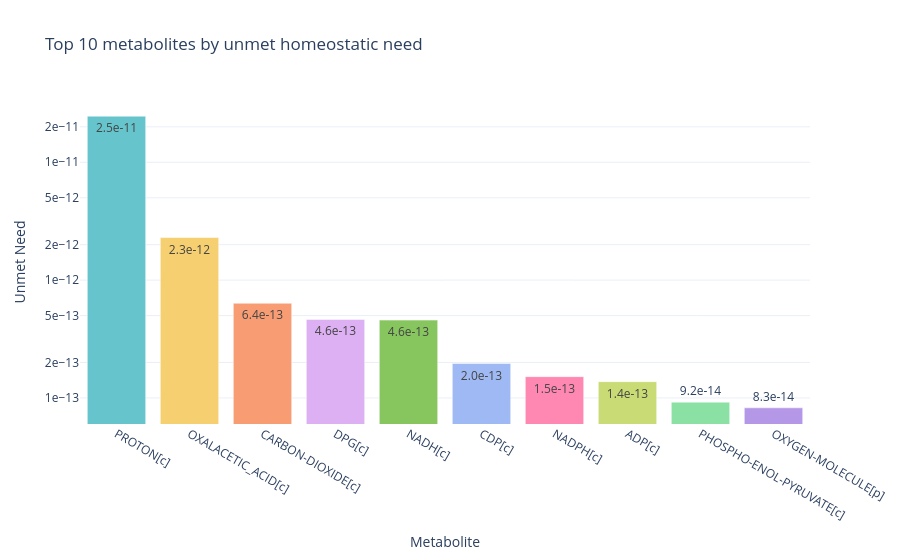

The code cell stored with this chart in its notebook:
### Code cell
result = test_NetworkFlowModel(objective_weights,
                               metabolism=metabolism,
                               fba=fba,
                               # uptake_addition=uptake_addition,
                               # uptake_removal=uptake_removal,
                               # force_reaction=force_reaction,
                               # add_reaction=add_reaction,
                               # remove_reaction=remove_reaction,
                               # add_homeostatic_demand = add_homeostatic_demand,
                               binary_kinetic_idx=None,
                               plot = True
)

[oofv, solution_flux, test_reaction_names, S_new, metabolites_new, kinetics_new, solution, model] = result
print(f'Optimal objective function value: {oofv}')
print(f'Homeostatic objective value: {solution.homeostatic_term}')

optimal_hom_term = solution.homeostatic_term

### Figure 1 — Plotly figure (JSON) as saved in the notebook; plotly's stock layout.template omitted (floating-point values rounded to 4 significant figures)
{"data": [{"marker": {"color": ["rgb(102, 197, 204)", "rgb(246, 207, 113)", "rgb(248, 156, 116)", "rgb(220, 176, 242)", "rgb(135, 197, 95)", "rgb(158, 185, 243)", "rgb(254, 136, 177)", "rgb(201, 219, 116)", "rgb(139, 224, 164)", "rgb(180, 151, 231)"]}, "name": "Unmet Homeostatic Need", "text": ["2.5e-11", "2.3e-12", "6.4e-13", "4.6e-13", "4.6e-13", "2.0e-13", "1.5e-13", "1.4e-13", "9.2e-14", "8.3e-14"], "x": ["PROTON[c]", "OXALACETIC_ACID[c]", "CARBON-DIOXIDE[c]", "DPG[c]", "NADH[c]", "CDP[c]", "NADPH[c]", "ADP[c]", "PHOSPHO-ENOL-PYRUVATE[c]", "OXYGEN-MOLECULE[p]"], "y": [2.461e-11, 2.297e-12, 6.365e-13, 4.643e-13, 4.579e-13, 1.96e-13, 1.517e-13, 1.375e-13, 9.216e-14, 8.251e-14], "type": "bar"}], "layout": {"yaxis": {"title": {"text": "Unmet Need"}, "type": "log", "tickformat": ".0e"}, "xaxis": {"title": {"text": "Metabolite"}}, "title": {"text": "Top 10 metabolites by unmet homeostatic need"}}}
